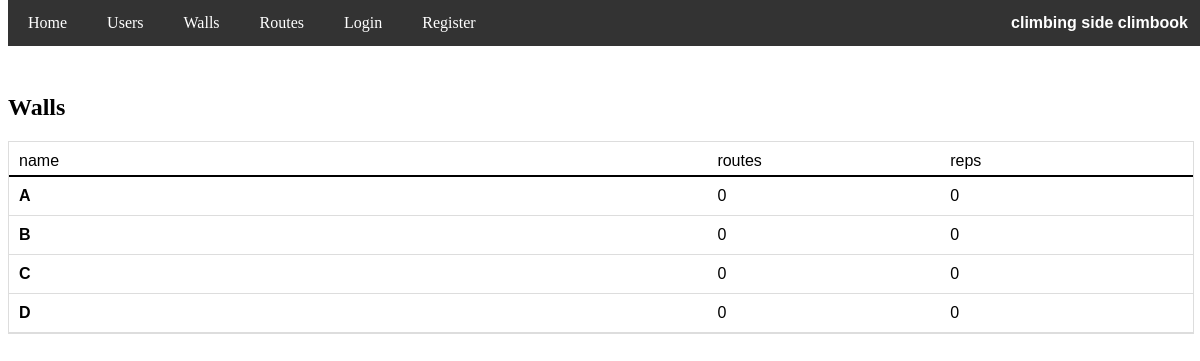
The page /walls on the database as committed earlier.
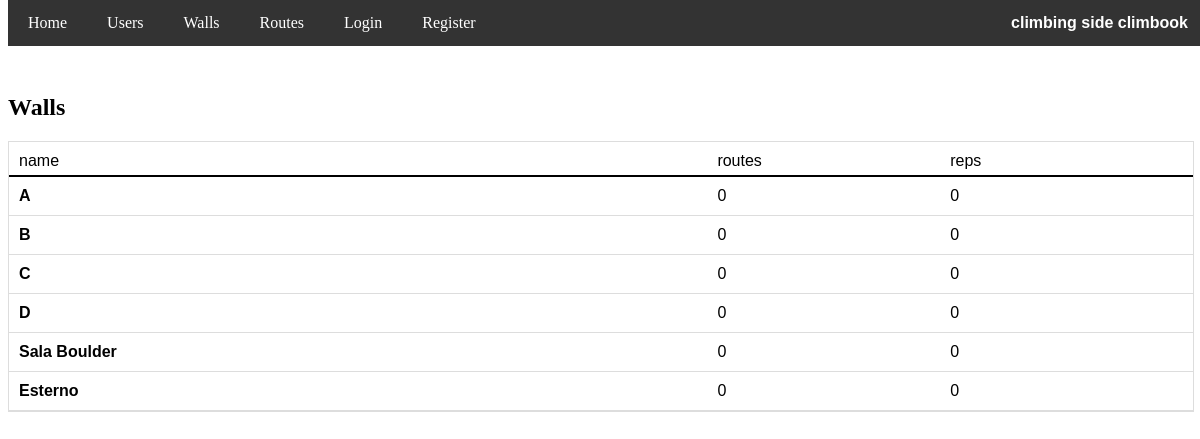
The same page on the database as committed later.
### app/models.py (models this page shows, shortened)
class Wall(db.Model):
    id = db.Column(db.Integer, primary_key=True)
    name = db.Column(db.String(100), unique=True, nullable=False)
    routes = db.relationship('Route', backref='wall', lazy=True)

### app/routes.py (the view)
@routes.route('/walls')
def walls_list():
    walls = Wall.query.all()
    walls_list = []
    for wall in walls:
        n_reps=0
        for route in wall.routes:
            n_reps+=len(route.users)
        wall_data = {
            'id': wall.id,
            'name': wall.name,
            'n_routes': len(wall.routes),
            'n_reps': n_reps
        }
        walls_list.append(wall_data)
    return render_template('routes/walls_list.html',walls=walls_list)

### app/templates/routes/walls_list.html (shortened to what this page needs)
<!DOCTYPE html>
<html lang="en">
<head>
    <link rel="stylesheet" href="{{ url_for('static', filename='styles.css') }}">
</head>
<body>
    {% if current_user.is_authenticated %}
    <div class="navbar">
        <a href="{{ url_for('home.homepage') }}">Home</a>
        <a href="{{ url_for('users.users_list') }}">Users</a>
        <a href="{{ url_for('routes.walls_list') }}">Walls</a>
        <a href="{{ url_for('routes.routes_list') }}">Routes</a>
        <a href="{{ url_for('users.user_page', user_id=current_user.id) }}">Profile</a>
        <a href="{{ url_for('users.logout') }}"  onclick="return confirmLogout()">Logout</a>
        <span class="navbar-right"><b>climbing side climbook</b></span>
    </div>
    {% else %}
        <div class="navbar">
            <a href="{{ url_for('home.homepage') }}">Home</a>
            <a href="{{ url_for('users.users_list') }}">Users</a>
            <a href="{{ url_for('routes.walls_list') }}">Walls</a>
            <a href="{{ url_for('routes.routes_list') }}">Routes</a>
            <a href="{{ url_for('users.login') }}" >Login</a>
            <a href="{{ url_for('users.register') }}" >Register</a>
            <span class="navbar-right"><b>climbing side climbook</b></span>
        </div>
    {% endif %}
    <br>
    <br>
    <div class="content">
    <h2>Walls</h2>
    {% if walls %}
        <div class="table" style="font-family: Verdana, sans-serif;">
            <div class="row" style="border-bottom: 2px solid black; padding-bottom: 5px;">
                <span style="flex-basis: 60%;"> name </span>
                <span style="flex-basis: 20%;"> routes </span>
                <span style="flex-basis: 20%;"> reps </span>
            </div>
            {% for wall in walls %}
                <div class="row">
                    <a href="{{ url_for('routes.wall_page', wall_id=wall.id) }}" class="link6" style="flex-basis: 60%;"><strong>{{ wall.name }} </strong></a>
                    <span style="flex-basis: 20%;"> {{ wall.n_routes }} </span>
                    <span style="flex-basis: 20%;"> {{ wall.n_reps }} </span>
                </div>
            {% endfor %}
        </div>
    {% else %}
        <p>No Walls found.</p>
    {% endif %}
    <br>
    <br>
    <br>
    </div>
</body>
</html>

### app/static/styles.css (style rules this page uses)
.link6 { color: black; font-weight: bold; text-decoration: none; }
.navbar { background-color: #333; overflow: hidden; position: fixed; top: 0; width: 100%; }
.navbar a { float: left; display: block; color: white; text-align: center; padding: 14px 20px; text-decoration: none; }
.navbar-right { float: right; color: white; padding: 14px 20px; text-align: center; font-family: Verdana, sans-serif; }
.content { padding-top: 30px; }

### app/templates/routes/walls_list.html (style rules this page uses)
.table { display: flex; flex-direction: column; width: 100%; border: 1px solid #ddd; }
.row { display: flex; padding: 10px; border-bottom: 1px solid #ddd; }
.row a { flex-basis: 25%; }
.row span { flex-basis: 20%; text-align: left; }

Rows that differ between the two databases and show on the page:
added Wall: name "Sala Boulder", n_routes "0", n_reps "0"
added Wall: name "Esterno", n_routes "0", n_reps "0"
